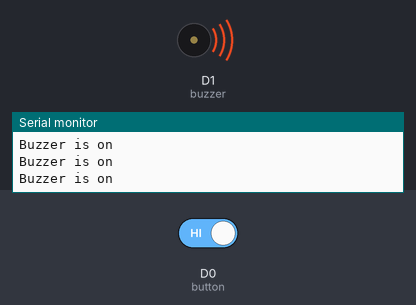
The sketch below on a simulated ESP8266 (NodeMCU). Parts: buzzer (waves = sounding, pin HIGH), the last lines printed to the serial monitor. The inputs (shaded band) are chosen by the test bench; at power-on: D0 (button) HIGH.

Above: at 12.8 s.
12.9 s: D0 (button) driven LOW
At 17.9 s:
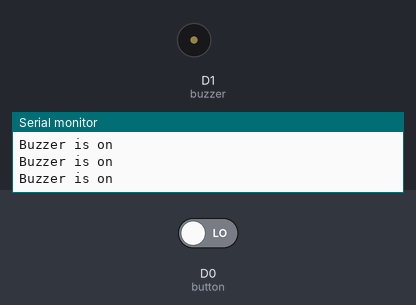
20.5 s: D0 (button) driven HIGH
At 22.1 s:
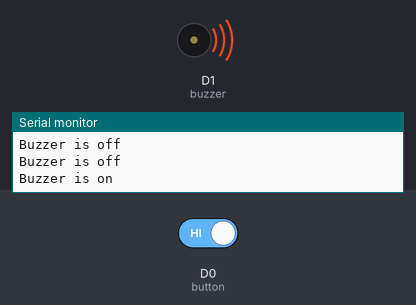
Timing chart, 0 to 38.4 s (numbered marks = the images above; inputs shaded):
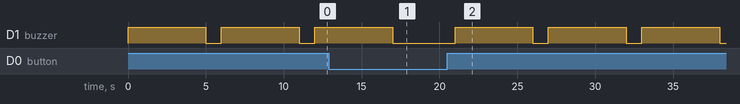

The sketch:

button.ino
```cpp
#define button D0
#define buzzer D1
int y;
void setup() {
  // put your setup code here, to run once:
pinMode(button, INPUT_PULLUP);
pinMode(buzzer,OUTPUT);
Serial.begin(9600);
}

void loop() {
  // put your main code here, to run repeatedly:
y = digitalRead(button);
if(y == HIGH)
{
  digitalWrite(buzzer,1);
  Serial.print("Buzzer is on\n");
  delay(5000);
  digitalWrite(buzzer,0);
}
else
{
digitalWrite(buzzer,0);
Serial.print("Buzzer is off\n");
}
delay(1000);
}
```

Measured:
- after the input at 12.9 s, D1 (buzzer): goes on until 17.0 s, then stays LOW
- after the input at 20.5 s, D1 (buzzer): alternates HIGH for 5.0 s and LOW for 1.0 s, starting after 0.50 s
- by itself, D1 (buzzer): alternates HIGH for 5.0 s and LOW for 1.0 s
